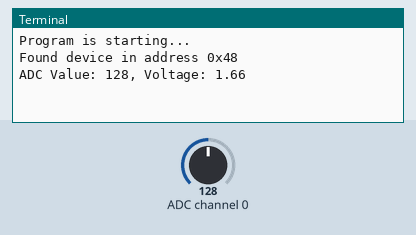
This program was run on a simulated Raspberry Pi (BCM pin numbers). On the bench: the last lines printed to the terminal. The inputs (shaded band) are chosen by the test bench; at power-on: ADC channel 0 = 128 (analog values on the 0–255 scale).

Above: at 1.2 s.
1.3 s: ADC channel 0 set to 178
At 1.9 s:
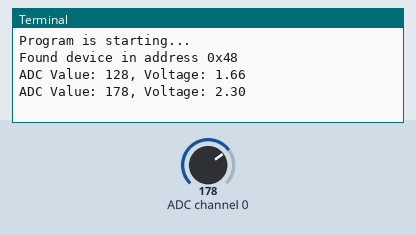
2.8 s: ADC channel 0 set to 224
At 4.2 s:
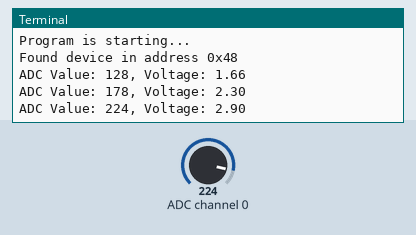

Measured:
- after the input at 1.3 s, the terminal: prints a new line at once (image 1)
- after the input at 2.8 s, the terminal: prints a new line at once (image 2)

The program:

ADC.py
```python
from ADCDevice import *
from time import sleep

adc = ADCDevice() # Define an ADCDevice class object

def setup():
    global adc

    if (adc.detectI2C(0x48)): #Detect the pcf8591
        adc = PCF8591()
    elif (adc.detectI2C(0x4b)): #Detect the ads7830
        adc = ADS7830()
    else:
        print("No correct I2C address found, \n"
        "Please use command ' i2cdetect -y 1 to check the I2C address!\n"
        "Program Exit\n")
        exit(-1)

def loop():
    currentValue = 0
    currentVoltage = 0.0

    while True:
        value = adc.analogRead(0) # Read the ADC value of channel 0
        voltage = value / 255.0 * 3.3 # Calculate the voltage value
        if (currentValue != value or currentVoltage != voltage):
            print("ADC Value: %d, Voltage: %.2f" % (value, voltage))
            currentValue = value
            currentVoltage = voltage
            sleep(0.1)

def destroy():
    adc.close()

if __name__ == "__main__": # Program entrance
    print("Program is starting...")
    try:
        setup()
        loop()
    except KeyboardInterrupt: # Press ctrl-c to end the program.
        destroy()
```
